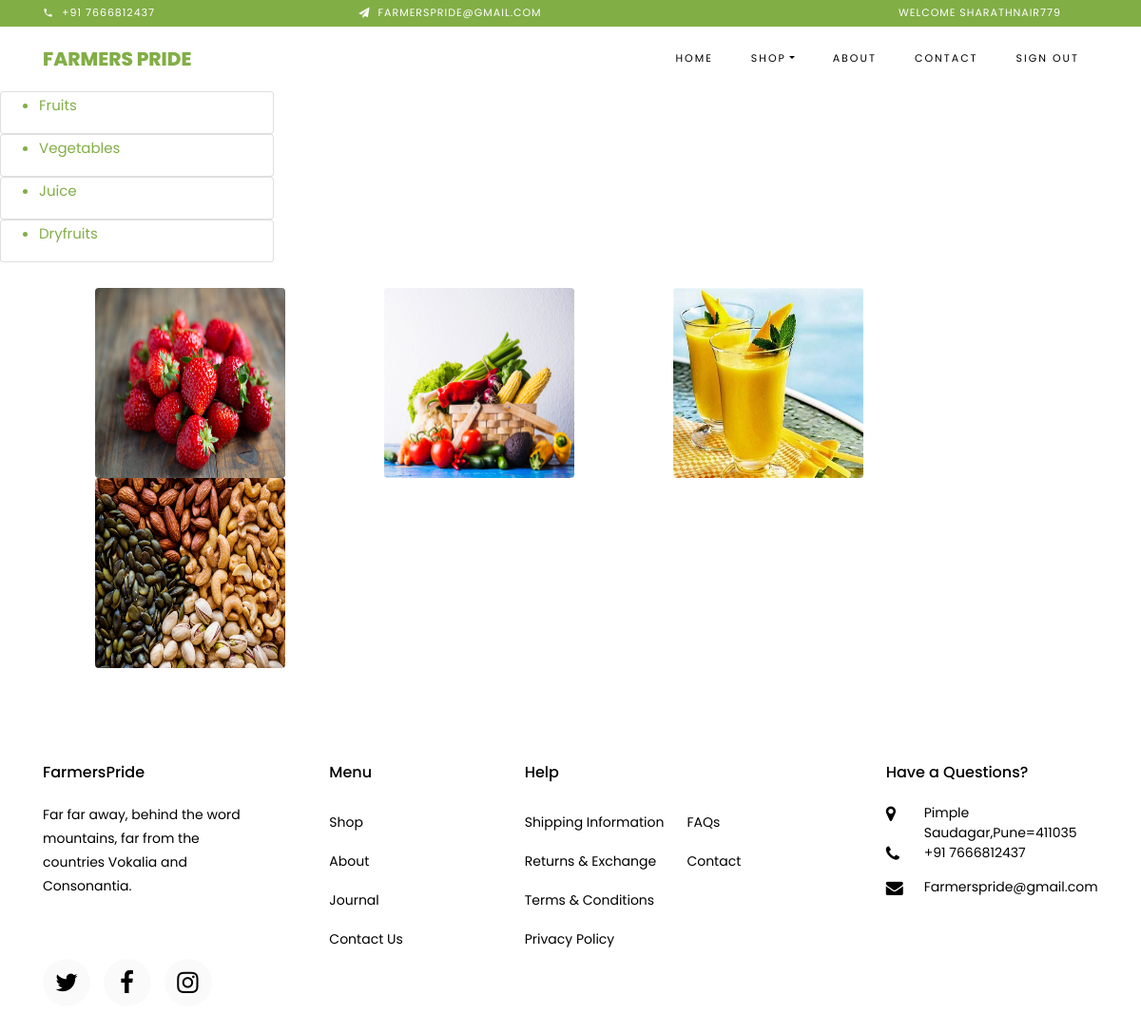
/shop/ (signed in), run on the app's committed database.
### category/models.py (models this page shows, shortened)
class Category(models.Model):
    categoryname=models.CharField(max_length=20,unique=True)
    cat_image=models.ImageField(upload_to='images')
    slug = models.SlugField(max_length=200, unique=True)
    class Meta:
        verbose_name='category'
        verbose_name_plural='categories'

### shop/views.py (the view)
# urls.py: path('shop/', showcategories, name='shop'),
def showcategories(request):
    cat=Category.objects.all()
    return render(request,"shop.html",{'c':cat})

### shop/templates/shop.html
{% extends './base.html'%}
{% block content %}
{% load static %}
{% for e in c %}
<tr>
<div  class="card" style="width: 18rem;">
    <ul>
   <a href="/showproducts/{{e.slug}}"><li>{{e.categoryname}}</li></a>
  </ul>
</div>
    </tr>
{% endfor %}
<br>
{% for e in c %}
    <img src="{{ e.cat_image.url }}" class="rounded float-start" height="200px" width="200px" alt="..." style="margin-left:100px;">
{% endfor %}
{% endblock %}

### templates/base.html (shortened to what this page needs)
<!DOCTYPE html>
{% block header %}
{% load static %}
<html lang="en">
  <head>
    <link rel="stylesheet" href="{% static 'css/open-iconic-bootstrap.min.css' %}" rel="stylesheet">
    <link rel="stylesheet" href="{% static 'css/animate.css' %}">
    <link rel="stylesheet" href="{% static 'css/owl.carousel.min.css' %}">
    <link rel="stylesheet" href="{% static 'css/owl.theme.default.min.css' %}">
    <link rel="stylesheet" href="{% static 'css/magnific-popup.css' %}">
    <link rel="stylesheet" href="{% static 'css/aos.css' %}">
    <link rel="stylesheet" href="{% static 'css/ionicons.min.css' %}">
    <link rel="stylesheet" href="{% static 'css/bootstrap-datepicker.css' %}">
    <link rel="stylesheet" href="{% static 'css/jquery.timepicker.css' %}">
    <link rel="stylesheet" href="{% static 'css/flaticon.css' %}">
    <link rel="stylesheet" href="{% static 'css/icomoon.css' %}">
    <link rel="stylesheet" href="{% static 'css/style.css' %}">
  </head>
  <body class="goto-here">
		<div class="py-1 bg-primary">
    	<div class="container">
    		<div class="row no-gutters d-flex align-items-start align-items-center px-md-0">
	    		<div class="col-lg-12 d-block">
		    		<div class="row d-flex">
		    			<div class="col-md pr-4 d-flex topper align-items-center">
					    	<div class="icon mr-2 d-flex justify-content-center align-items-center"><span class="icon-phone2"></span></div>
						    <span class="text">+91 7666812437</span>
					    </div>
					    <div class="col-md pr-4 d-flex topper align-items-center">
					    	<div class="icon mr-2 d-flex justify-content-center align-items-center"><span class="icon-paper-plane"></span></div>
						    <span class="text">farmerspride@gmail.com</span>
					    </div>
                        <div class="col-md-5 pr-4 d-flex topper align-items-center text-lg-right">
						    <span class="text">Welcome {{user}}</span>
					    </div>
				    </div>
			    </div>
		    </div>
		  </div>
    </div>
    <nav class="navbar navbar-expand-lg navbar-dark ftco_navbar bg-dark ftco-navbar-light" id="ftco-navbar">
	    <div class="container">
	      <a class="navbar-brand" href="{% url 'home' %}">Farmers Pride</a>
	      <div class="collapse navbar-collapse" id="ftco-nav">
	        <ul class="navbar-nav ml-auto">
	          <li class="nav-item active"><a href="{% url 'home' %}" class="nav-link">Home</a></li>
	          <li class="nav-item dropdown">
              <a class="nav-link dropdown-toggle" href="#" id="dropdown04" data-toggle="dropdown" aria-haspopup="true" aria-expanded="false">Shop</a>
            </li>
	          <li class="nav-item"><a href="{% url 'about' %}" class="nav-link">About</a></li>
	          <li class="nav-item"><a href="{% url 'contact' %}" class="nav-link">Contact</a></li>
				<li class="nav-item"><a href="{% url 'signout' %}" class="nav-link">sign out</a></li>
	        </ul>
	      </div>
	    </div>
	  </nav>
		{% endblock %}
		{% block content %}{% endblock %}
		{% block footer %}
    <footer class="ftco-footer ftco-section">
      <div class="container">
        <div class="row mb-5">
          <div class="col-md">
            <div class="ftco-footer-widget mb-4">
              <h2 class="ftco-heading-2">FarmersPride</h2>
              <p>Far far away, behind the word mountains, far from the countries Vokalia and Consonantia.</p>
              <ul class="ftco-footer-social list-unstyled float-md-left float-lft mt-5">
                <li class="ftco-animate"><a href="#"><span class="icon-twitter"></span></a></li>
                <li class="ftco-animate"><a href="#"><span class="icon-facebook"></span></a></li>
                <li class="ftco-animate"><a href="#"><span class="icon-instagram"></span></a></li>
              </ul>
            </div>
          </div>
          <div class="col-md">
            <div class="ftco-footer-widget mb-4 ml-md-5">
              <h2 class="ftco-heading-2">Menu</h2>
              <ul class="list-unstyled">
                <li><a href="#" class="py-2 d-block">Shop</a></li>
                <li><a href="#" class="py-2 d-block">About</a></li>
                <li><a href="#" class="py-2 d-block">Journal</a></li>
                <li><a href="#" class="py-2 d-block">Contact Us</a></li>
              </ul>
            </div>
          </div>
          <div class="col-md-4">
             <div class="ftco-footer-widget mb-4">
              <h2 class="ftco-heading-2">Help</h2>
              <div class="d-flex">
	              <ul class="list-unstyled mr-l-5 pr-l-3 mr-4">
	                <li><a href="#" class="py-2 d-block">Shipping Information</a></li>
	                <li><a href="#" class="py-2 d-block">Returns &amp; Exchange</a></li>
	                <li><a href="#" class="py-2 d-block">Terms &amp; Conditions</a></li>
	                <li><a href="#" class="py-2 d-block">Privacy Policy</a></li>
	              </ul>
	              <ul class="list-unstyled">
	                <li><a href="#" class="py-2 d-block">FAQs</a></li>
	                <li><a href="#" class="py-2 d-block">Contact</a></li>
	              </ul>
	            </div>
            </div>
          </div>
          <div class="col-md">
            <div class="ftco-footer-widget mb-4">
            	<h2 class="ftco-heading-2">Have a Questions?</h2>
            	<div class="block-23 mb-3">
	              <ul>
	                <li><span class="icon icon-map-marker"></span><span class="text">Pimple Saudagar,Pune=411035</span></li>
	                <li><a href="#"><span class="icon icon-phone"></span><span class="text">+91 7666812437</span></a></li>
	                <li><a href="#"><span class="icon icon-envelope"></span><span class="text">Farmerspride@gmail.com</span></a></li>
	              </ul>
	            </div>
            </div>
          </div>
        </div>
      </div>
    </footer>
  </body>
</html>
{% endblock %}

### FarmersPride/static/css/icomoon.css (style rules this page uses)
[class^="icon-"], [class*=" icon-"] { font-family: 'icomoon' !important; speak: none; font-style: normal; font-weight: normal; font-variant: normal; text-transform: none; line-height: 1; -webkit-font-smoothing: antialiased; -moz-osx-font-smoothing: grayscale; }
.icon-map-marker:before { content: "\f041"; }
.icon-phone:before { content: "\f095"; }
.icon-twitter:before { content: "\f099"; }
.icon-facebook:before { content: "\f09a"; }
.icon-envelope:before { content: "\f0e0"; }
.icon-instagram:before { content: "\f16d"; }
.icon-paper-plane:before { content: "\f1d8"; }
.icon-phone2:before { content: "\e0cd"; }

### data on the page
Category: categoryname "Fruits", cat_image (picture)
Category: categoryname "Vegetables", cat_image (picture)
Category: categoryname "Juice", cat_image (picture)
Category: categoryname "Dryfruits", cat_image (picture)

### other printed values
{{ user }} "SHARATHNAIR779"
